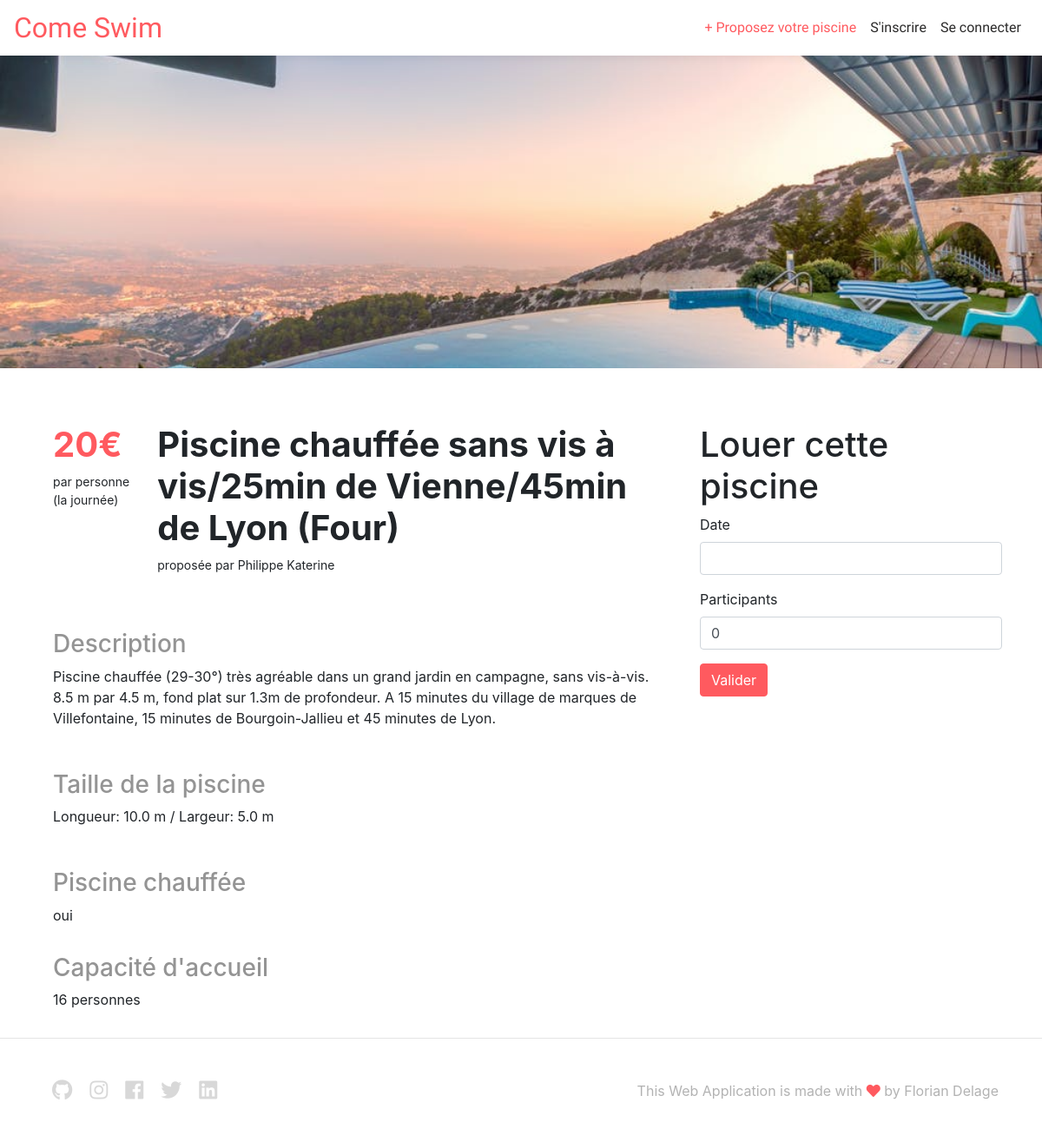
Page /pools/detail/5/ on the committed database.
### rent/models.py (models this page shows, shortened)
class Pool(models.Model):
    user = models.ForeignKey(User, on_delete=models.CASCADE, default='')
    title = models.CharField(max_length=100)
    description = models.TextField(max_length=1000)
    address = models.CharField(max_length=300)
    capacity = models.PositiveIntegerField()
    availability = models.BooleanField(default=True)
    image = models.FileField(upload_to='pool_images', blank=True)
    price = models.PositiveIntegerField()
    length = models.FloatField()
    width = models.FloatField()
    heated = models.BooleanField(default=False)
    OUTDOOR = 'OUTDOOR'
    INDOOR = 'INDOOR'
    COVERED = 'COVERED'
    POOL_TYPE_CHOICES = [
        (OUTDOOR, 'Outdoor'),
        (INDOOR, 'Indoor'),
        (COVERED, 'Covered'),
    ]
    type = models.CharField(max_length=100, choices=POOL_TYPE_CHOICES, default=OUTDOOR)

### rent/views.py (the view)
# urls.py: path('detail/<int:pool_pk>/', views.pool_detail, name='pool-detail'),
def pool_detail(request, pool_pk):
    pool = Pool.objects.get(pk=pool_pk)
    booking_form = CreateBookingForm()
    context = {'pool': pool,'booking_form': booking_form}
    return render(request, 'rent/pool_detail.html', context)

### rent/forms.py
class CreateBookingForm(forms.ModelForm):
    class Meta:
        model = Booking
        fields = ['date', 'participants']

### rent/templates/rent/pool_detail.html (shortened to what this page needs)
{% extends 'base.html' %}
{% load static %}
{% load bootstrap4 %}
{% block content %}
<div class="page-booking">
    <img src={{ pool.image.url }} alt="photo de piscine">
  <div class="container d-flex mt-5">
    <div class="row">
      <div class="col-8">
        <div class="card-product-booking">
          <div class="card-product-booking-infos">
            <div class="card-product-booking-pricing">
              <h2 class="card-product-booking-price">{{ pool.price }}€</h2>
              <span>par personne</span>
              <span>(la journée)</span>
            </div>
            <div class="card-product-booking-title">
              <h2> {{ pool.title }} </h2>
              <span>proposée par {{ pool.user.first_name|capfirst }} {{ pool.user.last_name|capfirst }}</span>
            </div>
          </div>
        </div>
        <div class="booking-swimming-pool-info">
          <h3>Description</h3>
          <p>{{ pool.description }}</p>
        </div>
        <div class="booking-swimming-pool-info">
          <h3>Taille de la piscine</h3>
          <p>Longueur: {{ pool.length }} m / Largeur: {{ pool.width }} m</p>
        </div>
        <div class="booking-swimming-pool-info">
          <h3>Piscine chauffée</h3>
          {% if pool.heated == True %}
            oui
          {% else %}
            non
          {% endif %}
        </div>
        <div class="booking-swimming-pool-info">
          <h3>Capacité d'accueil</h3>
          <p>{{ pool.capacity }} personnes</p>
        </div>
      </div>
      <div class="col-4 p-3">
        <div class="booking-form">
          <h1>Louer cette piscine</h1>
          <form action="{% url 'pool-detail' pool.pk %}" method="post" class="form">
            {% bootstrap_form booking_form %}
            {% buttons %}
               <button type="submit" class="btn btn-primary call-to-action-btn">Valider</button>
            {% endbuttons %}
          </form>
        </div>
      </div>
  </div>
</div>
{% endblock content %}

### static/css/main.css (style rules this page uses)
.call-to-action-btn { color: white; background-color: #ff5a5f; border-color: #ff5a5f; text-decoration: none; }
.booking-form { position: sticky; top: 20vh; }
.booking-swimming-pool-info { padding: 16px; }
.page-booking { background-color: white; }
.page-booking img { height: 45vh; width: 100%; object-fit: cover; }
.card-product-booking-price { font-size: 40px; color: #ff5a5f; font-weight: bold; }
.card-product-booking-title h2 { font-size: 40px; font-weight: bold; }
.card-product-booking { margin-bottom: 32px; }
.card-product-booking .card-product-booking-infos { padding: 16px; display: flex; justify-content: space-between; align-items: flex-start; }
.card-product-booking-infos .card-product-booking-pricing { margin-right: 32px; display: flex; flex-direction: column; flex-shrink: 0; }
.card-product-booking-infos span { font-size: 14px; }
.card-product-booking-title { display: flex; justify-content: flex-start; flex-direction: column; }
.booking-swimming-pool-info h3 { color: #949494; }

### rows in the picture
Pool: image (picture), price "20", title "Piscine chauffée sans vis à vis​/​25min de Vienne​/​45min de Lyon (Four)", user.first_name "Philippe", user.last_name "Katerine", description "Piscine chauffée (29-30°) très agréable dans un grand jardin en campagne​​,​​ sans vis-à-vis. 8.5 m par 4.5 m​,​ fond plat sur 1.3m de profondeur. A 15 minutes du village de marques de Villefontaine​​,​​ 15 minutes de Bourgoin-Jallieu et 45 minutes de Lyon.", length "10.0", width "5.0", capacity "16"
